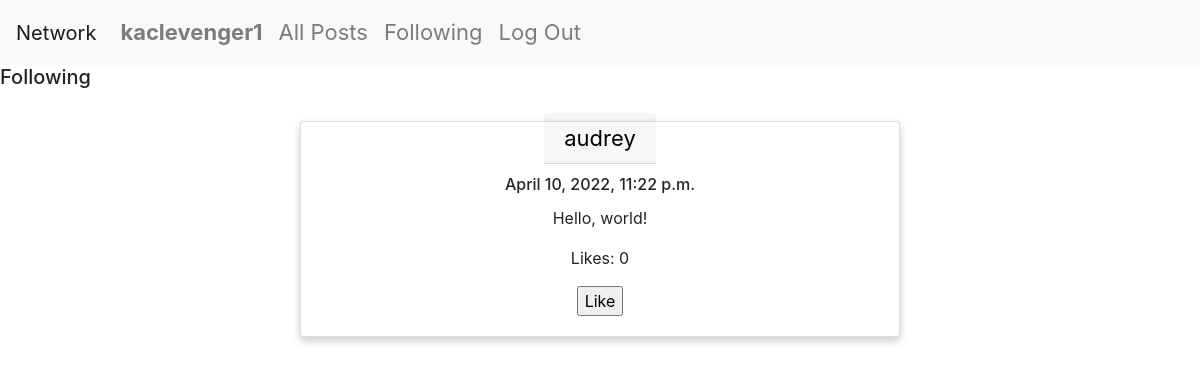
/posts/following (signed in), run on the app's committed database.
### network/models.py (models this page shows, shortened)
class User(AbstractUser):
    pass

class Post(models.Model):
    poster = models.ForeignKey("User", on_delete=models.CASCADE, related_name="posts")
    body = models.TextField(blank=True)
    timestamp = models.DateTimeField(auto_now_add=True)
    likes = models.IntegerField(default=0)
    liked = models.ManyToManyField("User", related_name="liked", blank=True)
    liked_by_user = models.BooleanField(default=False)

### network/views.py (the view)
# urls.py: path("posts/following", views.getFollowedPosts, name="following"),
@csrf_exempt
@login_required
def getFollowedPosts(request):
    profile = get_object_or_404(Profile, user=request.user.id)
    allPosts = Post.objects.all()
    follows = profile.follows.all()
    posts = []
    for post in allPosts:
        if post.poster in follows:
            posts.append(post)
    for post in posts:
        list = post.liked.all()
        if request.user in list:
            post.liked_by_user = True
            post.save()
        else:
            post.liked_by_user = False
            post.save()
    posts.sort(key=lambda x: x.timestamp, reverse=True)
    page = request.GET.get('page', 1)
    paginator = Paginator(posts, 10)
    try:
        posts = paginator.page(page)
    except PageNotAnInteger:
        posts = paginator.page(1)
    except EmptyPage:
        posts = paginator.page(paginator.num_pages)
    return render(request, "network/posts.html", {
        "posts": posts,
        "message": "Following",
        "type" : "following"
    })

### network/templates/network/posts.html (shortened to what this page needs)
{% extends "network/layout.html" %}
{% block body %}
{% if user.is_authenticated %}
    <div id="posts">
        <h5>{{ message }}</h5>
        <br>
        {% for post in posts %}
        <div id="post" class="card">
            <h7><a href="{% url 'profile' post.poster.id %}" class="card-header">{{ post.poster }}</a></h7>
            <div class="card-body">
              <h6 class="card-title"> {{ post.timestamp }} </h6>
              <p class="card-text-body"> {{ post.body }} </p>
              <p class="card-text-likes"> Likes: {{ post.likes }} </p>
              {% if post.liked_by_user == True %}
              <input type="button" class="unlike" data-post="{{post.id}}" data-type = "{{type}}" value="Unlike" class="btn btn-primary"/>
              {% else %}
              <input type="button" class="like" data-post="{{post.id}}" data-type = "{{type}}" value="Like" class="btn btn-primary"/>
              {% endif %}
              <br>
            </div>
          </div>
          <br>
        {% empty %}
        {% if type == all %}
        <h5>There are no posts for this network.</h5>
        {% else %}
        <h5>You aren't following anyone.</h5>
        {% endif %}
        {% endfor %}
    </div>
{% endif %}
{% endblock %}

### network/templates/network/layout.html (shortened to what this page needs)
{% load static %}
<!DOCTYPE html>
<html lang="en">
    <head>
        <link rel="stylesheet" href="https://stackpath.bootstrapcdn.com/bootstrap/4.4.1/css/bootstrap.min.css">
        <link rel="stylesheet" href="https://cdnjs.cloudflare.com/ajax/libs/font-awesome/4.7.0/css/font-awesome.min.css">
        <link href="{% static 'network/styles.css' %}" rel="stylesheet">
    </head>
    <body>
        <nav class="navbar navbar-expand-lg navbar-light bg-light">
            <a class="navbar-brand" href="{% url 'index' %}">Network</a>
            <div>
              <ul class="navbar-nav mr-auto">
                {% if user.is_authenticated %}
                    <li class="nav-item">
                        <a class="nav-link" href="{% url 'profile' user.id %}"><strong>{{ user.username }}</strong></a>
                    </li>
                {% endif %}
                <li class="nav-item">
                    <a class="nav-link" href="{% url 'all' %}">All Posts</a>
                </li>
                {% if user.is_authenticated %}
                    <li class="nav-item">
                        <a class="nav-link" href="{% url 'following' %}">Following</a>
                    </li>
                    <li class="nav-item">
                        <a class="nav-link" href="{% url 'logout' %}">Log Out</a>
                    </li>
                {% endif %}
              </ul>
            </div>
          </nav>
        <div class="body">
            {% block body %}
            {% endblock %}
        </div>
    </body>
</html>

### network/static/network/styles.css (style rules this page uses)
.card { box-shadow: 0 4px 8px 0 rgba(0, 0, 0, 0.2); max-width: 600px; margin: auto; text-align: center; }
a { text-decoration: none; font-size: 22px; color: black; }

### data on the page
User: username "kaclevenger1"
Post: poster "audrey", timestamp "April 10, 2022, 11:22 p.m.", body "Hello, world!", likes "0"

### other printed values
{{ message }} "Following"
